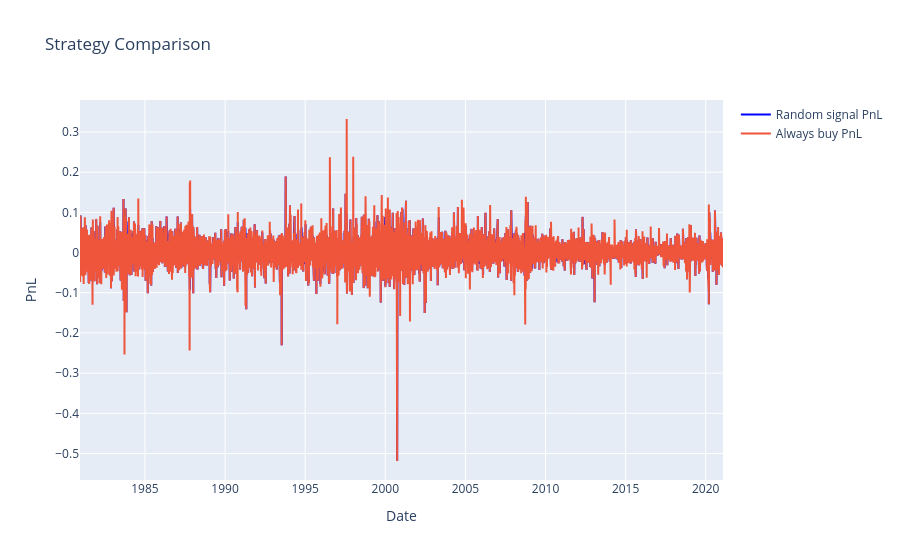

Notebook cell for this chart:
### Code cell
import plotly.graph_objects as go


# always buy = signal is always 1
always_buy_signal = pd.Series(1, index=df.index, name="always_buy")
always_buy_pnl = always_buy_signal * future_return
always_buy_pnl.name = "always_buy_pnl"


fig = go.Figure()

fig.add_trace(go.Scatter(x=Pnl.index, y=Pnl, mode="lines",line=dict(color="blue"), name="Random signal PnL"))
fig.add_trace(go.Scatter(x=always_buy_pnl.index, y=always_buy_pnl, mode="lines", name="Always buy PnL"))

fig.update_layout(
    title="Strategy Comparison",
    xaxis_title="Date",
    yaxis_title="PnL",
)

fig.show()

### Figure 1 — Plotly figure (JSON) as saved in the notebook; plotly's stock layout.template omitted (floating-point values rounded to 4 significant figures; data arrays with more than 128 entries replaced by an {"elided": "..."} marker saying what was removed)
{"data": [{"line": {"color": "blue"}, "mode": "lines", "name": "Random signal PnL", "type": "scatter", "x": {"elided": "10118 str values"}, "y": {"elided": "10118 float values"}}, {"mode": "lines", "name": "Always buy PnL", "type": "scatter", "x": {"elided": "10118 str values"}, "y": {"elided": "10118 float values"}}], "layout": {"title": {"text": "Strategy Comparison"}, "xaxis": {"title": {"text": "Date"}}, "yaxis": {"title": {"text": "PnL"}}}}
